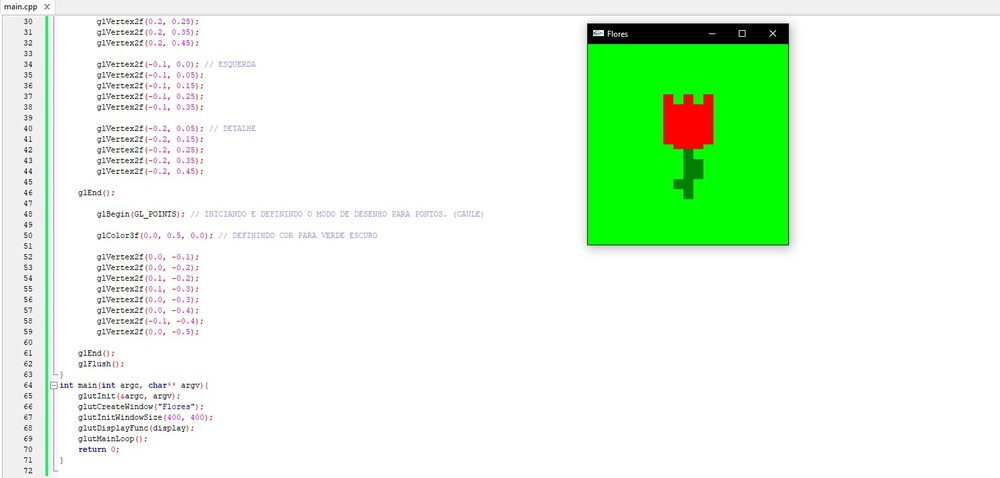
#> input picture 1B/Ex1_COMPGRAFICA/EXEMPLO.jpg, 1000 x 478 px, shrunk from 1497 x 715 before the run, found by its file name
$ python 3.1.py
#> lines starting #> are read from the running program, lines starting #| are printed output that depends on the picture
import cv2
from google.colab import files
from google.colab.patches import cv2_imshow

uploaded = files.upload()
#> the answer given: EXEMPLO.jpg
file_name = next(iter(uploaded))

image = cv2.imread(file_name)
#> image is the input picture: shape (478, 1000, 3); mean B, G, R 226.6, 246.5, 227.7

cv2_imshow(image)

altura, largura, canais = image.shape
#> altura = 478; largura = 1000; canais = 3

complement_image = image.copy()

for i in range(altura):
    for j in range(largura):
        b, g, r = image[i, j]

        # Calcular o complemento invertendo os valores dos canais de cor
        complement_b = 255 - b
        complement_g = 255 - g
        complement_r = 255 - r

        complement_image[i, j] = [complement_b, complement_g, complement_r]
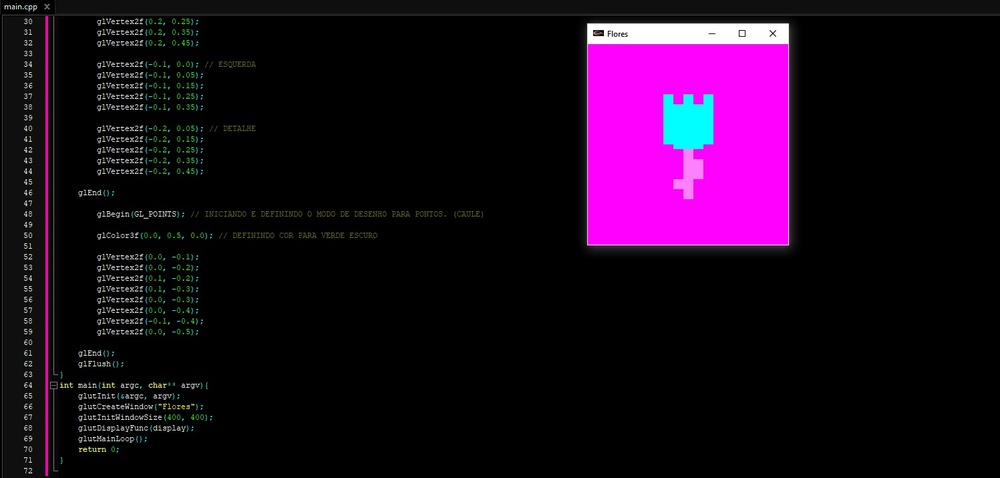
#> complement_image: shape (478, 1000, 3); mean B, G, R 28.4, 8.5, 27.3

cv2_imshow(complement_image)
cv2.imwrite('ComplementoImagem.jpg', complement_image)
